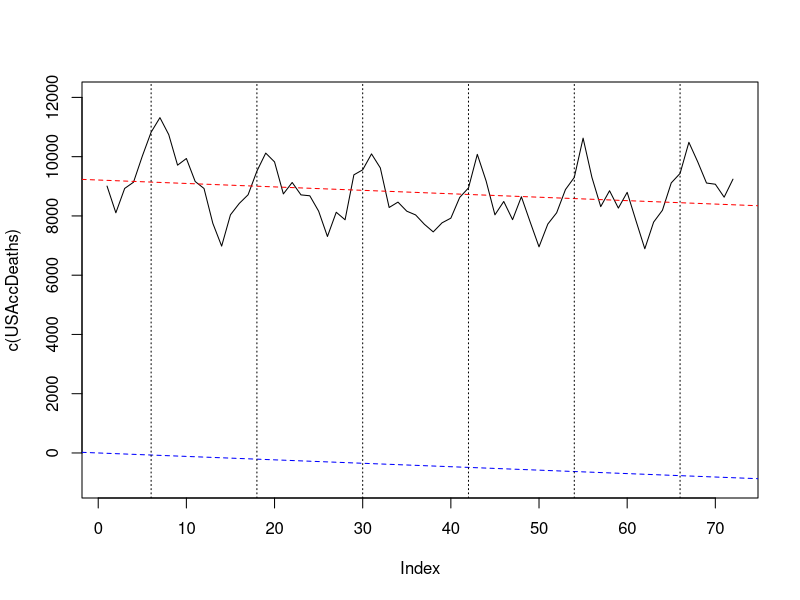
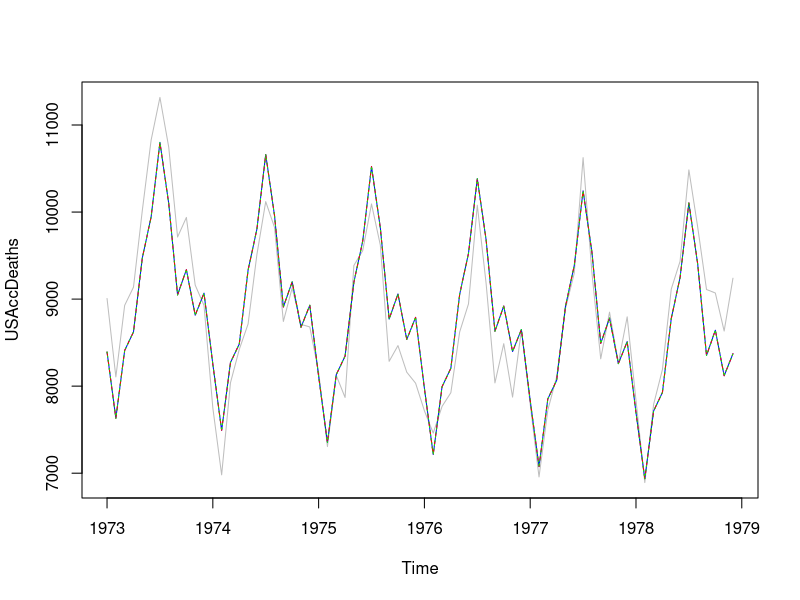

These charts were generated, in order, by the following R code:
## ---- chunk 1
knitr::opts_chunk$set(echo = TRUE)
## ---- chunk 2
plot(c(USAccDeaths), ylim = c(-1000, 12000), t = "l")

a <- 9211.8
b <- -11.6
abline(a= a, b = b, col = "red", lty = 2)
abline(a = 0, b = b, col = "blue", lty = 2)
for (i in 0:(length(USAccDeaths)/12-1)) {
  abline(v = 12/2 + i*12, lty = 3)
}
## ---- chunk 3
y <- as.vector(USAccDeaths)
n <- length(USAccDeaths)
T <- 12

USAccDeaths.Xs <- do.call("rbind", rep(list(diag(1, ncol = T, nrow = T)), n/T))

X.p <- cbind(1:n, USAccDeaths.Xs)
betas.p <- solve(t(X.p) %*% X.p) %*% t(X.p) %*% y
USAccDeaths.estimate.p <- ts(X.p %*% betas.p, start = c(1973, 1), freq = 12)
print(betas.p)

X <- cbind(rep(1, n), 1:n, USAccDeaths.Xs)
betas <- matrix(c(
  mean(betas.p[2:length(betas.p)]),
  betas.p[1], 
  betas.p[2:length(betas.p)] - mean(betas.p[2:length(betas.p)])))
USAccDeaths.estimate <- ts(X %*% betas, start = c(1973, 1), freq = 12)
print(betas)

USAccDeaths.Xs.s <- do.call("rbind", 
                            rep(list(rbind(diag(1, ncol = T-1, nrow = T-1), 
                                         rep(-1, T-1))),
                                n/T))
X.s <- cbind(rep(1, n), 1:n, USAccDeaths.Xs.s)
betas.s <- solve(t(X.s) %*% X.s) %*% t(X.s) %*% y
USAccDeaths.estimate.s <- ts(X.s %*% betas.s, start = c(1973, 1), freq = 12)
print(betas.s)

plot(USAccDeaths, col = "grey")
lines(USAccDeaths.estimate.p, col = "blue", lty = 1)
lines(USAccDeaths.estimate, col = "red", lty = 2)
lines(USAccDeaths.estimate.s, col = "green", lty = 3)
